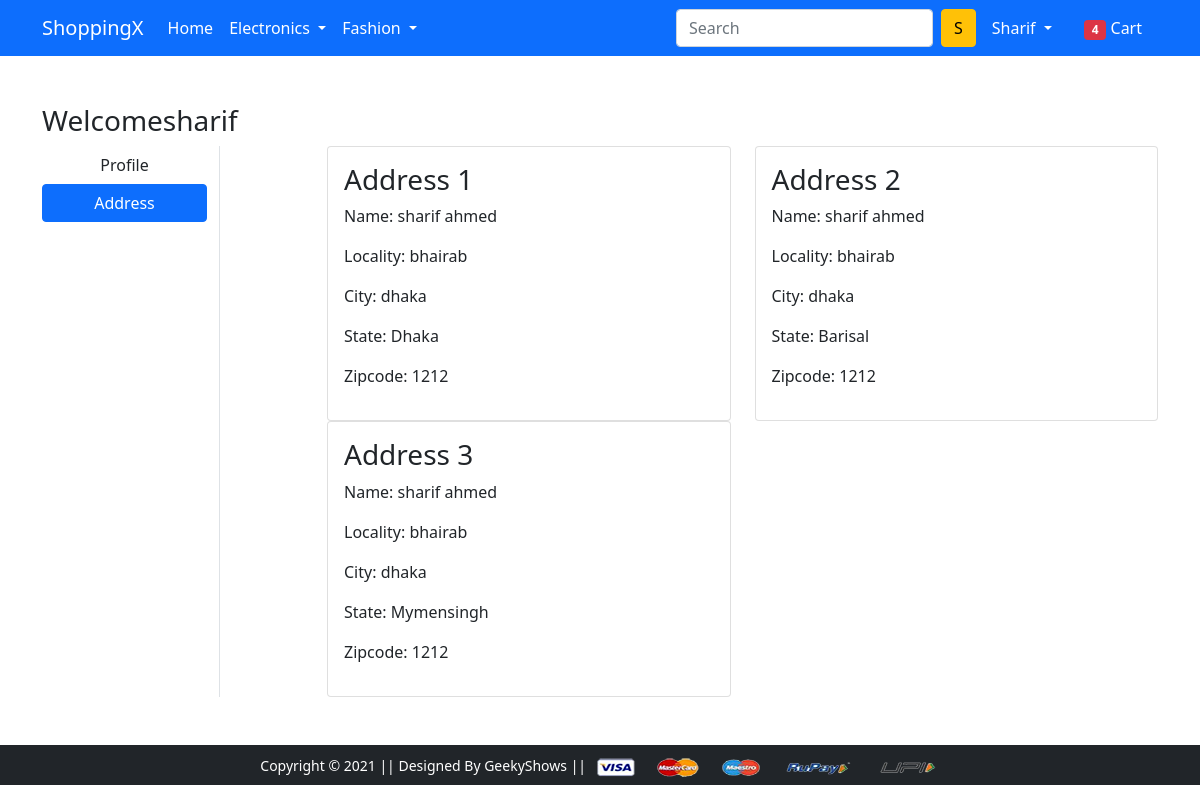
The app's page /address/ (signed in) with its own data.
### shopapp/models.py (models this page shows, shortened)
class Customer(models.Model):
    user=models.ForeignKey(User,on_delete=models.CASCADE)
    name=models.CharField(max_length=200)
    locality=models.CharField(max_length=200)
    city=models.CharField(max_length=50)
    zipcode=models.IntegerField()
    state=models.CharField(choices=state_choices,max_length=50)

### shopapp/views.py (the view)
# urls.py: path('address/', views.address, name='address'),
def address(request):
    customer=Customer.objects.filter(user=request.user)
    return render(request, 'app/address.html',{'customer':customer,'active':'btn-primary'})

### shopapp/templates/app/address.html (shortened to what this page needs)
{% extends 'app/base.html' %}
{% load static %}
{% block main-content %}
<div class="container my-5">
 <div class="row">
 <h3>Welcome<span class="text-capitalize">{{request.user}}</span></h3>
  <div class="col-sm-2 border-end">
   <ul class="list-unstyled">
    <li class="d-grid"><a href="{% url 'profile' %}" class="btn">Profile</a></li>
    <li class="d-grid"><a href="{% url 'address' %}" class="btn {{active}}">Address</a></li>
   </ul>
  </div>
  <div class="col-sm-9 offset-sm-1">
   <div class="row">
   {% for p in customer %}
    <div class="col-sm-6">
     <div class="card">
      <div class="card-body">
       <h3>Address {{forloop.counter}}</h3>
       <p>Name: {{p.name}}</p>
       <p>Locality: {{p.locality}}</p>
       <p>City: {{p.city}}</p>
       <p>State: {{p.state}}</p>
       <p>Zipcode: {{p.zipcode}}</p>
      </div>
     </div>
    </div>
   {% endfor %}
   </div>
  </div>
 </div>
</div>
{% endblock main-content %}

### shopapp/templates/app/base.html (shortened to what this page needs)
<!doctype html>
{% load static %}
<html lang="en">
  <head>
    <link href="https://cdn.jsdelivr.net/npm/bootstrap@5.0.0-beta1/dist/css/bootstrap.min.css" rel="stylesheet">
    <link rel="stylesheet" href="{% static 'app/css/owl.carousel.min.css' %}">
    <link rel="stylesheet" href="{% static 'app/css/all.min.css' %}">
    <link rel="stylesheet" href="{% static 'app/css/style.css' %}">
  </head>
  <body>
    <nav class="navbar navbar-expand-lg navbar-dark bg-primary">
     <div class="container">
       <a class="navbar-brand" href="/">ShoppingX</a>
       <div class="collapse navbar-collapse" id="navbarSupportedContent">
         <ul class="navbar-nav me-auto mb-2 mb-lg-0">
           <li class="nav-item">
             <a class="nav-link active" aria-current="page" href="/">Home</a>
           </li>
           <li class="nav-item dropdown">
             <a class="nav-link dropdown-toggle text-white" href="#" id="electronicsDropdown" role="button" data-bs-toggle="dropdown" aria-expanded="false">
               Electronics
             </a>
           </li>
           <li class="nav-item dropdown">
             <a class="nav-link dropdown-toggle text-white" href="#" id="fashionDropdown" role="button" data-bs-toggle="dropdown" aria-expanded="false">
               Fashion
             </a>
           </li>
         </ul>
         <form class="d-flex">
           <input class="form-control me-2" type="search" placeholder="Search" aria-label="Search">
           <button class="btn btn-warning" type="submit">S</button>
         </form>
         <div>
          <ul class="navbar-nav me-auto mb-2 mb-lg-0">
            {% if request.user.is_authenticated %}
           <li class="nav-item dropdown mx-2">
              <a class="nav-link dropdown-toggle text-white" href="#" id="profileDropdown" role="button" data-bs-toggle="dropdown" aria-expanded="false">
                {{request.user.username|capfirst}}
              </a>
            </li>
            <li class="nav-item mx-2">
             <a href="{% url 'cart' %}" class="nav-link text-white"><span class="badge bg-danger">4</span> Cart </a>
            </li>
            {% endif %}
          </ul>
         </div>
       </div>
     </div>
    </nav>
    {% block main-content %} {% endblock main-content %}
    <footer class="container-fluid bg-dark text-center p-2 mt-5">
        <small class="text-white">Copyright &copy; 2021 || Designed By GeekyShows || </small>
        <img src="{% static 'app/images/payment.png' %}" alt="" srcset="" class="img-fluid" height="2px">
    </footer>
  </body>
</html>

### records on screen
Customer: name "sharif ahmed", locality "bhairab", city "dhaka", state "Dhaka", zipcode "1212"
Customer: name "sharif ahmed", locality "bhairab", city "dhaka", state "Barisal", zipcode "1212"
Customer: name "sharif ahmed", locality "bhairab", city "dhaka", state "Mymensingh", zipcode "1212"

### other values on screen
{{ request.user.username|capfirst }} "Sharif"
{{ request.user }} "Sharif"
